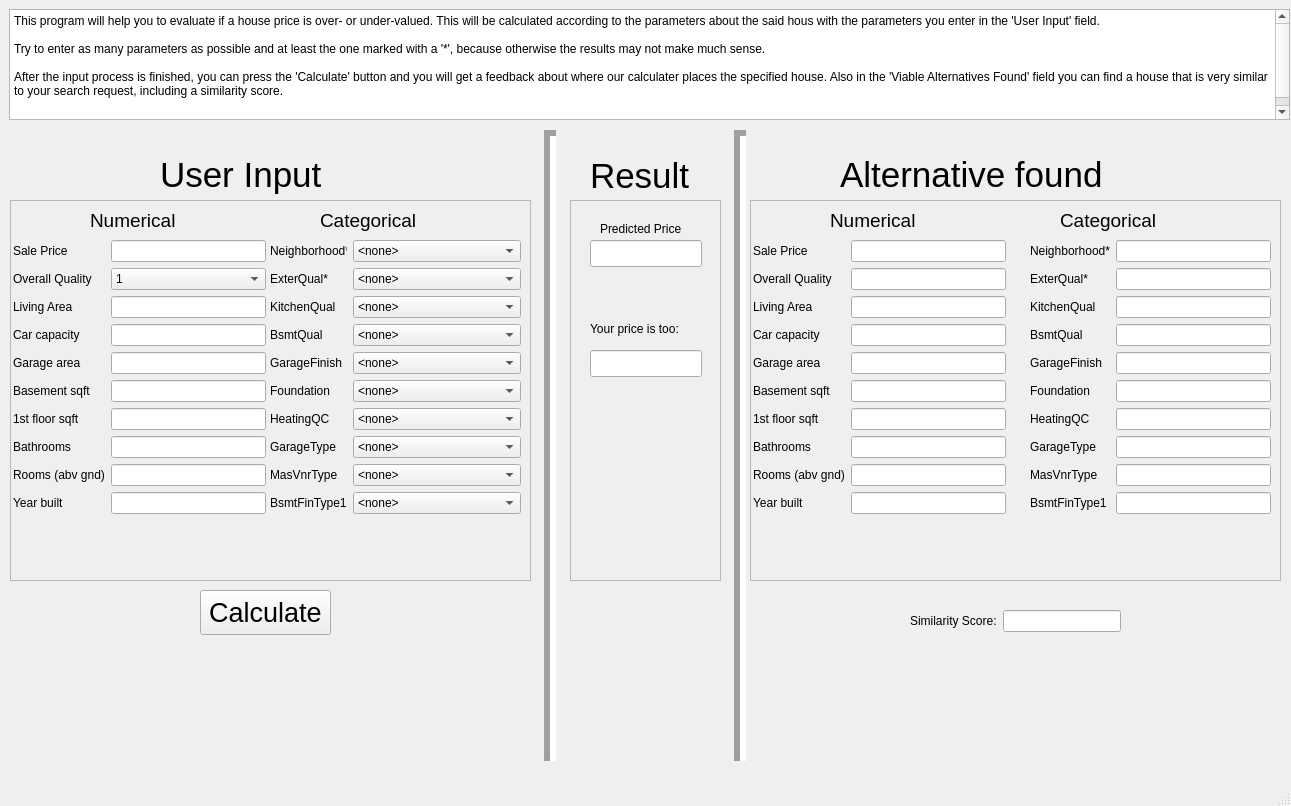
<?xml version="1.0" encoding="UTF-8"?>
<ui version="4.0">
 <class>MainWindow</class>
 <widget class="QMainWindow" name="MainWindow">
  <property name="geometry">
   <rect>
    <x>0</x>
    <y>0</y>
    <width>1291</width>
    <height>806</height>
   </rect>
  </property>
  <property name="minimumSize">
   <size>
    <width>0</width>
    <height>65</height>
   </size>
  </property>
  <property name="windowTitle">
   <string>MainWindow</string>
  </property>
  <widget class="QWidget" name="centralwidget">
   <widget class="QPushButton" name="calculate_button">
    <property name="geometry">
     <rect>
      <x>200</x>
      <y>590</y>
      <width>131</width>
      <height>45</height>
     </rect>
    </property>
    <property name="font">
     <font>
      <pointsize>20</pointsize>
     </font>
    </property>
    <property name="text">
     <string>Calculate</string>
    </property>
   </widget>
   <widget class="QTextBrowser" name="textBrowser">
    <property name="geometry">
     <rect>
      <x>9</x>
      <y>9</y>
      <width>1281</width>
      <height>111</height>
     </rect>
    </property>
    <property name="html">
     <string>&lt;!DOCTYPE HTML PUBLIC &quot;-//W3C//DTD HTML 4.0//EN&quot; &quot;http://www.w3.org/TR/REC-html40/strict.dtd&quot;&gt;
&lt;html&gt;&lt;head&gt;&lt;meta name=&quot;qrichtext&quot; content=&quot;1&quot; /&gt;&lt;style type=&quot;text/css&quot;&gt;
p, li { white-space: pre-wrap; }
&lt;/style&gt;&lt;/head&gt;&lt;body style=&quot; font-family:'Noto Sans'; font-size:9pt; font-weight:400; font-style:normal;&quot;&gt;
&lt;p style=&quot; margin-top:0px; margin-bottom:0px; margin-left:0px; margin-right:0px; -qt-block-indent:0; text-indent:0px;&quot;&gt;This program will help you to evaluate if a house price is over- or under-valued. This will be calculated according to the parameters about the said hous with the parameters you enter in the 'User Input' field.&lt;/p&gt;
&lt;p style=&quot;-qt-paragraph-type:empty; margin-top:0px; margin-bottom:0px; margin-left:0px; margin-right:0px; -qt-block-indent:0; text-indent:0px;&quot;&gt;&lt;br /&gt;&lt;/p&gt;
&lt;p style=&quot; margin-top:0px; margin-bottom:0px; margin-left:0px; margin-right:0px; -qt-block-indent:0; text-indent:0px;&quot;&gt;Try to enter as many parameters as possible and at least the one marked with a '*', because otherwise the results may not make much sense.&lt;/p&gt;
&lt;p style=&quot;-qt-paragraph-type:empty; margin-top:0px; margin-bottom:0px; margin-left:0px; margin-right:0px; -qt-block-indent:0; text-indent:0px;&quot;&gt;&lt;br /&gt;&lt;/p&gt;
&lt;p style=&quot; margin-top:0px; margin-bottom:0px; margin-left:0px; margin-right:0px; -qt-block-indent:0; text-indent:0px;&quot;&gt;After the input process is finished, you can press the 'Calculate' button and you will get a feedback about where our calculater places the specified house. Also in the 'Viable Alternatives Found' field you can find a house that is very similar to your search request, including a similarity score.&lt;/p&gt;
&lt;p style=&quot;-qt-paragraph-type:empty; margin-top:0px; margin-bottom:0px; margin-left:0px; margin-right:0px; -qt-block-indent:0; text-indent:0px;&quot;&gt;&lt;br /&gt;&lt;/p&gt;
&lt;p style=&quot;-qt-paragraph-type:empty; margin-top:0px; margin-bottom:0px; margin-left:0px; margin-right:0px; -qt-block-indent:0; text-indent:0px;&quot;&gt;&lt;br /&gt;&lt;/p&gt;&lt;/body&gt;&lt;/html&gt;</string>
    </property>
   </widget>
   <widget class="QLabel" name="label">
    <property name="geometry">
     <rect>
      <x>160</x>
      <y>150</y>
      <width>174</width>
      <height>49</height>
     </rect>
    </property>
    <property name="font">
     <font>
      <pointsize>26</pointsize>
     </font>
    </property>
    <property name="text">
     <string>User Input</string>
    </property>
   </widget>
   <widget class="QLabel" name="label_2">
    <property name="geometry">
     <rect>
      <x>840</x>
      <y>150</y>
      <width>311</width>
      <height>49</height>
     </rect>
    </property>
    <property name="font">
     <font>
      <pointsize>26</pointsize>
     </font>
    </property>
    <property name="text">
     <string>Alternative found</string>
    </property>
   </widget>
   <widget class="QFrame" name="frame">
    <property name="geometry">
     <rect>
      <x>10</x>
      <y>200</y>
      <width>521</width>
      <height>381</height>
     </rect>
    </property>
    <property name="frameShape">
     <enum>QFrame::StyledPanel</enum>
    </property>
    <property name="frameShadow">
     <enum>QFrame::Raised</enum>
    </property>
    <widget class="QLabel" name="label_7">
     <property name="geometry">
      <rect>
       <x>80</x>
       <y>10</y>
       <width>91</width>
       <height>21</height>
      </rect>
     </property>
     <property name="font">
      <font>
       <pointsize>14</pointsize>
      </font>
     </property>
     <property name="text">
      <string>Numerical</string>
     </property>
    </widget>
    <widget class="QLabel" name="label_10">
     <property name="geometry">
      <rect>
       <x>310</x>
       <y>10</y>
       <width>101</width>
       <height>21</height>
      </rect>
     </property>
     <property name="font">
      <font>
       <pointsize>14</pointsize>
      </font>
     </property>
     <property name="text">
      <string>Categorical</string>
     </property>
    </widget>
    <widget class="QWidget" name="layoutWidget">
     <property name="geometry">
      <rect>
       <x>260</x>
       <y>40</y>
       <width>251</width>
       <height>331</height>
      </rect>
     </property>
     <layout class="QFormLayout" name="formLayout">
      <property name="fieldGrowthPolicy">
       <enum>QFormLayout::AllNonFixedFieldsGrow</enum>
      </property>
      <item row="0" column="0">
       <widget class="QLabel" name="label_6">
        <property name="text">
         <string>Neighborhood*</string>
        </property>
       </widget>
      </item>
      <item row="0" column="1">
       <widget class="QComboBox" name="Neighborhood">
        <item>
         <property name="text">
          <string>&lt;none&gt;</string>
         </property>
        </item>
        <item>
         <property name="text">
          <string>Bloomington Heights</string>
         </property>
        </item>
        <item>
         <property name="text">
          <string>Bluestern</string>
         </property>
        </item>
        <item>
         <property name="text">
          <string>Briardale</string>
         </property>
        </item>
        <item>
         <property name="text">
          <string>Brookside</string>
         </property>
        </item>
        <item>
         <property name="text">
          <string>Clear Creek</string>
         </property>
        </item>
        <item>
         <property name="text">
          <string>College Creek</string>
         </property>
        </item>
        <item>
         <property name="text">
          <string>Crawford</string>
         </property>
        </item>
        <item>
         <property name="text">
          <string>Edwards</string>
         </property>
        </item>
        <item>
         <property name="text">
          <string>Gilbert</string>
         </property>
        </item>
        <item>
         <property name="text">
          <string>Iowa Dot and Rail Road</string>
         </property>
        </item>
        <item>
         <property name="text">
          <string>Meadow Village</string>
         </property>
        </item>
        <item>
         <property name="text">
          <string>Bitchel</string>
         </property>
        </item>
        <item>
         <property name="text">
          <string>North Ames</string>
         </property>
        </item>
        <item>
         <property name="text">
          <string>Northridge</string>
         </property>
        </item>
        <item>
         <property name="text">
          <string>Northpark villa</string>
         </property>
        </item>
        <item>
         <property name="text">
          <string>Northridge Heights</string>
         </property>
        </item>
        <item>
         <property name="text">
          <string>Norhtwest Ames</string>
         </property>
        </item>
        <item>
         <property name="text">
          <string>Old Town</string>
         </property>
        </item>
        <item>
         <property name="text">
          <string>South &amp; West of Iowa State University</string>
         </property>
        </item>
        <item>
         <property name="text">
          <string>Sawyer</string>
         </property>
        </item>
        <item>
         <property name="text">
          <string>Sawyer West</string>
         </property>
        </item>
        <item>
         <property name="text">
          <string>Stone Brook</string>
         </property>
        </item>
        <item>
         <property name="text">
          <string>Timberland</string>
         </property>
        </item>
        <item>
         <property name="text">
          <string>Veenker</string>
         </property>
        </item>
       </widget>
      </item>
      <item row="1" column="0">
       <widget class="QLabel" name="label_9">
        <property name="text">
         <string>ExterQual*</string>
        </property>
       </widget>
      </item>
      <item row="2" column="0">
       <widget class="QLabel" name="label_8">
        <property name="text">
         <string>KitchenQual</string>
        </property>
       </widget>
      </item>
      <item row="2" column="1">
       <widget class="QComboBox" name="KitchenQual">
        <item>
         <property name="text">
          <string>&lt;none&gt;</string>
         </property>
        </item>
        <item>
         <property name="text">
          <string>Excellent</string>
         </property>
        </item>
        <item>
         <property name="text">
          <string>Good</string>
         </property>
        </item>
        <item>
         <property name="text">
          <string>Average/Typical</string>
         </property>
        </item>
        <item>
         <property name="text">
          <string>Fair</string>
         </property>
        </item>
        <item>
         <property name="text">
          <string>Poor</string>
         </property>
        </item>
       </widget>
      </item>
      <item row="3" column="0">
       <widget class="QLabel" name="label_5">
        <property name="text">
         <string>BsmtQual</string>
        </property>
       </widget>
      </item>
      <item row="3" column="1">
       <widget class="QComboBox" name="BsmtQual">
        <item>
         <property name="text">
          <string>&lt;none&gt;</string>
         </property>
        </item>
        <item>
         <property name="text">
          <string>Excellent</string>
         </property>
        </item>
        <item>
         <property name="text">
          <string>Good</string>
         </property>
        </item>
        <item>
         <property name="text">
          <string>Average/Typical</string>
         </property>
        </item>
        <item>
         <property name="text">
          <string>Fair</string>
         </property>
        </item>
        <item>
         <property name="text">
          <string>Poor</string>
         </property>
        </item>
        <item>
         <property name="text">
          <string>No Basement</string>
         </property>
        </item>
       </widget>
      </item>
      <item row="4" column="0">
       <widget class="QLabel" name="label_11">
        <property name="text">
         <string>GarageFinish</string>
        </property>
       </widget>
      </item>
      <item row="4" column="1">
       <widget class="QComboBox" name="GarageFinish">
        <item>
         <property name="text">
          <string>&lt;none&gt;</string>
         </property>
        </item>
        <item>
         <property name="text">
          <string>Finished</string>
         </property>
        </item>
        <item>
         <property name="text">
          <string>Rough Finish</string>
         </property>
        </item>
        <item>
         <property name="text">
          <string>Unfinished</string>
         </property>
        </item>
        <item>
         <property name="text">
          <string>No Garage</string>
         </property>
        </item>
       </widget>
      </item>
      <item row="5" column="0">
       <widget class="QLabel" name="label_4">
        <property name="text">
         <string>Foundation</string>
        </property>
       </widget>
      </item>
      <item row="5" column="1">
       <widget class="QComboBox" name="Foundation">
        <item>
         <property name="text">
          <string>&lt;none&gt;</string>
         </property>
        </item>
        <item>
         <property name="text">
          <string>Brick/Tile</string>
         </property>
        </item>
        <item>
         <property name="text">
          <string>Cinder Block</string>
         </property>
        </item>
        <item>
         <property name="text">
          <string>Poured Concrete</string>
         </property>
        </item>
        <item>
         <property name="text">
          <string>Slab</string>
         </property>
        </item>
        <item>
         <property name="text">
          <string>Stone</string>
         </property>
        </item>
        <item>
         <property name="text">
          <string>Wood</string>
         </property>
        </item>
       </widget>
      </item>
      <item row="6" column="0">
       <widget class="QLabel" name="label_3">
        <property name="text">
         <string>HeatingQC</string>
        </property>
       </widget>
      </item>
      <item row="6" column="1">
       <widget class="QComboBox" name="HeatingQC">
        <item>
         <property name="text">
          <string>&lt;none&gt;</string>
         </property>
        </item>
        <item>
         <property name="text">
          <string>Excellent</string>
         </property>
        </item>
        <item>
         <property name="text">
          <string>Good</string>
         </property>
        </item>
        <item>
         <property name="text">
          <string>Average/Typical</string>
         </property>
        </item>
        <item>
         <property name="text">
          <string>Fair</string>
         </property>
        </item>
        <item>
         <property name="text">
          <string>Poor</string>
         </property>
        </item>
       </widget>
      </item>
      <item row="7" column="0">
       <widget class="QLabel" name="label_12">
        <property name="text">
         <string>GarageType</string>
        </property>
       </widget>
      </item>
      <item row="7" column="1">
       <widget class="QComboBox" name="GarageType">
        <item>
         <property name="text">
          <string>&lt;none&gt;</string>
         </property>
        </item>
        <item>
         <property name="text">
          <string>2type</string>
         </property>
        </item>
        <item>
         <property name="text">
          <string>Attached to home</string>
         </property>
        </item>
        <item>
         <property name="text">
          <string>Basement Garage</string>
         </property>
        </item>
        <item>
         <property name="text">
          <string>Built-in</string>
         </property>
        </item>
        <item>
         <property name="text">
          <string>Car Port</string>
         </property>
        </item>
        <item>
         <property name="text">
          <string>Detached</string>
         </property>
        </item>
        <item>
         <property name="text">
          <string>No Garage</string>
         </property>
        </item>
       </widget>
      </item>
      <item row="8" column="0">
       <widget class="QLabel" name="label_13">
        <property name="text">
         <string>MasVnrType</string>
        </property>
       </widget>
      </item>
      <item row="8" column="1">
       <widget class="QComboBox" name="MasVnrType">
        <item>
         <property name="text">
          <string>&lt;none&gt;</string>
         </property>
        </item>
        <item>
         <property name="text">
          <string>Brick Common</string>
         </property>
        </item>
        <item>
         <property name="text">
          <string>Brick Face</string>
         </property>
        </item>
        <item>
         <property name="text">
          <string>None</string>
         </property>
        </item>
        <item>
         <property name="text">
          <string>Stone</string>
         </property>
        </item>
       </widget>
      </item>
      <item row="9" column="0">
       <widget class="QLabel" name="label_14">
        <property name="text">
         <string>BsmtFinType1</string>
        </property>
       </widget>
      </item>
      <item row="9" column="1">
       <widget class="QComboBox" name="BsmtFinType1">
        <item>
         <property name="text">
          <string>&lt;none&gt;</string>
         </property>
        </item>
        <item>
         <property name="text">
          <string>Good Living Quarters</string>
         </property>
        </item>
        <item>
         <property name="text">
          <string>Average Living Quarters</string>
         </property>
        </item>
        <item>
         <property name="text">
          <string>Average Rec. Room</string>
         </property>
        </item>
        <item>
         <property name="text">
          <string>Low Quality</string>
         </property>
        </item>
        <item>
         <property name="text">
          <string>Unfinished</string>
         </property>
        </item>
        <item>
         <property name="text">
          <string>No basement</string>
         </property>
        </item>
       </widget>
      </item>
      <item row="1" column="1">
       <widget class="QComboBox" name="ExterQual">
        <item>
         <property name="text">
          <string>&lt;none&gt;</string>
         </property>
        </item>
        <item>
         <property name="text">
          <string>Excellent</string>
         </property>
        </item>
        <item>
         <property name="text">
          <string>Good</string>
         </property>
        </item>
        <item>
         <property name="text">
          <string>Average/Typical</string>
         </property>
        </item>
        <item>
         <property name="text">
          <string>Fair</string>
         </property>
        </item>
        <item>
         <property name="text">
          <string>Poor</string>
         </property>
        </item>
       </widget>
      </item>
     </layout>
    </widget>
    <widget class="QWidget" name="layoutWidget">
     <property name="geometry">
      <rect>
       <x>3</x>
       <y>40</y>
       <width>253</width>
       <height>349</height>
      </rect>
     </property>
     <layout class="QFormLayout" name="formLayout_2">
      <item row="0" column="0">
       <widget class="QLabel" name="label_15">
        <property name="text">
         <string>Sale Price</string>
        </property>
       </widget>
      </item>
      <item row="0" column="1">
       <widget class="QLineEdit" name="SalePrice">
        <property name="text">
         <string/>
        </property>
       </widget>
      </item>
      <item row="1" column="0">
       <widget class="QLabel" name="label_17">
        <property name="text">
         <string>Overall Quality</string>
        </property>
       </widget>
      </item>
      <item row="2" column="1">
       <widget class="QLineEdit" name="GrLivArea">
        <property name="text">
         <string/>
        </property>
       </widget>
      </item>
      <item row="3" column="1">
       <widget class="QLineEdit" name="GarageCars">
        <property name="text">
         <string/>
        </property>
       </widget>
      </item>
      <item row="5" column="1">
       <widget class="QLineEdit" name="TotalBsmtSF">
        <property name="text">
         <string/>
        </property>
       </widget>
      </item>
      <item row="4" column="1">
       <widget class="QLineEdit" name="GarageArea">
        <property name="text">
         <string/>
        </property>
       </widget>
      </item>
      <item row="2" column="0">
       <widget class="QLabel" name="label_19">
        <property name="text">
         <string>Living Area</string>
        </property>
       </widget>
      </item>
      <item row="3" column="0">
       <widget class="QLabel" name="label_20">
        <property name="text">
         <string>Car capacity</string>
        </property>
       </widget>
      </item>
      <item row="4" column="0">
       <widget class="QLabel" name="label_16">
        <property name="text">
         <string>Garage area</string>
        </property>
       </widget>
      </item>
      <item row="5" column="0">
       <widget class="QLabel" name="label_18">
        <property name="text">
         <string>Basement sqft</string>
        </property>
       </widget>
      </item>
      <item row="6" column="1">
       <widget class="QLineEdit" name="stFlrSF">
        <property name="text">
         <string/>
        </property>
       </widget>
      </item>
      <item row="8" column="1">
       <widget class="QLineEdit" name="TotRmsAbvGrd">
        <property name="text">
         <string/>
        </property>
       </widget>
      </item>
      <item row="7" column="1">
       <widget class="QLineEdit" name="FullBath">
        <property name="text">
         <string/>
        </property>
       </widget>
      </item>
      <item row="6" column="0">
       <widget class="QLabel" name="label_22">
        <property name="text">
         <string>1st floor sqft</string>
        </property>
       </widget>
      </item>
      <item row="7" column="0">
       <widget class="QLabel" name="label_23">
        <property name="text">
         <string>Bathrooms</string>
        </property>
       </widget>
      </item>
      <item row="8" column="0">
       <widget class="QLabel" name="label_24">
        <property name="text">
         <string>Rooms (abv gnd)</string>
        </property>
       </widget>
      </item>
      <item row="9" column="1">
       <widget class="QLineEdit" name="YearBuilt">
        <property name="text">
         <string/>
        </property>
       </widget>
      </item>
      <item row="9" column="0">
       <widget class="QLabel" name="label_21">
        <property name="text">
         <string>Year built</string>
        </property>
       </widget>
      </item>
      <item row="1" column="1">
       <widget class="QComboBox" name="OverallQual">
        <item>
         <property name="text">
          <string>1</string>
         </property>
        </item>
        <item>
         <property name="text">
          <string>2</string>
         </property>
        </item>
        <item>
         <property name="text">
          <string>3</string>
         </property>
        </item>
        <item>
         <property name="text">
          <string>4</string>
         </property>
        </item>
        <item>
         <property name="text">
          <string>5</string>
         </property>
        </item>
        <item>
         <property name="text">
          <string>6</string>
         </property>
        </item>
        <item>
         <property name="text">
          <string>7</string>
         </property>
        </item>
        <item>
         <property name="text">
          <string>8</string>
         </property>
        </item>
        <item>
         <property name="text">
          <string>9</string>
         </property>
        </item>
        <item>
         <property name="text">
          <string>10</string>
         </property>
        </item>
       </widget>
      </item>
     </layout>
    </widget>
   </widget>
   <widget class="QFrame" name="frame_3">
    <property name="geometry">
     <rect>
      <x>570</x>
      <y>200</y>
      <width>151</width>
      <height>381</height>
     </rect>
    </property>
    <property name="frameShape">
     <enum>QFrame::StyledPanel</enum>
    </property>
    <property name="frameShadow">
     <enum>QFrame::Raised</enum>
    </property>
    <widget class="QLineEdit" name="evaluation">
     <property name="geometry">
      <rect>
       <x>20</x>
       <y>150</y>
       <width>112</width>
       <height>27</height>
      </rect>
     </property>
    </widget>
    <widget class="QLineEdit" name="pred_price">
     <property name="geometry">
      <rect>
       <x>20</x>
       <y>40</y>
       <width>112</width>
       <height>27</height>
      </rect>
     </property>
    </widget>
    <widget class="QLabel" name="label_25">
     <property name="geometry">
      <rect>
       <x>30</x>
       <y>20</y>
       <width>85</width>
       <height>17</height>
      </rect>
     </property>
     <property name="text">
      <string>Predicted Price</string>
     </property>
    </widget>
    <widget class="QLabel" name="label_26">
     <property name="geometry">
      <rect>
       <x>20</x>
       <y>120</y>
       <width>101</width>
       <height>17</height>
      </rect>
     </property>
     <property name="text">
      <string>Your price is too:</string>
     </property>
    </widget>
   </widget>
   <widget class="Line" name="line">
    <property name="geometry">
     <rect>
      <x>540</x>
      <y>130</y>
      <width>20</width>
      <height>631</height>
     </rect>
    </property>
    <property name="baseSize">
     <size>
      <width>7</width>
      <height>0</height>
     </size>
    </property>
    <property name="font">
     <font>
      <pointsize>16</pointsize>
     </font>
    </property>
    <property name="lineWidth">
     <number>6</number>
    </property>
    <property name="orientation">
     <enum>Qt::Vertical</enum>
    </property>
   </widget>
   <widget class="QLabel" name="label_27">
    <property name="geometry">
     <rect>
      <x>590</x>
      <y>160</y>
      <width>111</width>
      <height>31</height>
     </rect>
    </property>
    <property name="font">
     <font>
      <pointsize>26</pointsize>
     </font>
    </property>
    <property name="text">
     <string>Result</string>
    </property>
   </widget>
   <widget class="Line" name="line_2">
    <property name="geometry">
     <rect>
      <x>730</x>
      <y>130</y>
      <width>20</width>
      <height>631</height>
     </rect>
    </property>
    <property name="baseSize">
     <size>
      <width>7</width>
      <height>0</height>
     </size>
    </property>
    <property name="font">
     <font>
      <pointsize>16</pointsize>
     </font>
    </property>
    <property name="lineWidth">
     <number>6</number>
    </property>
    <property name="orientation">
     <enum>Qt::Vertical</enum>
    </property>
   </widget>
   <widget class="QFrame" name="frame_4">
    <property name="geometry">
     <rect>
      <x>750</x>
      <y>200</y>
      <width>531</width>
      <height>381</height>
     </rect>
    </property>
    <property name="frameShape">
     <enum>QFrame::StyledPanel</enum>
    </property>
    <property name="frameShadow">
     <enum>QFrame::Raised</enum>
    </property>
    <widget class="QLabel" name="label_28">
     <property name="geometry">
      <rect>
       <x>80</x>
       <y>10</y>
       <width>91</width>
       <height>21</height>
      </rect>
     </property>
     <property name="font">
      <font>
       <pointsize>14</pointsize>
      </font>
     </property>
     <property name="text">
      <string>Numerical</string>
     </property>
    </widget>
    <widget class="QLabel" name="label_29">
     <property name="geometry">
      <rect>
       <x>310</x>
       <y>10</y>
       <width>101</width>
       <height>21</height>
      </rect>
     </property>
     <property name="font">
      <font>
       <pointsize>14</pointsize>
      </font>
     </property>
     <property name="text">
      <string>Categorical</string>
     </property>
    </widget>
    <widget class="QWidget" name="layoutWidget_2">
     <property name="geometry">
      <rect>
       <x>280</x>
       <y>40</y>
       <width>241</width>
       <height>331</height>
      </rect>
     </property>
     <layout class="QFormLayout" name="formLayout_3">
      <property name="fieldGrowthPolicy">
       <enum>QFormLayout::AllNonFixedFieldsGrow</enum>
      </property>
      <item row="0" column="0">
       <widget class="QLabel" name="label_30">
        <property name="text">
         <string>Neighborhood*</string>
        </property>
       </widget>
      </item>
      <item row="1" column="0">
       <widget class="QLabel" name="label_31">
        <property name="text">
         <string>ExterQual*</string>
        </property>
       </widget>
      </item>
      <item row="2" column="0">
       <widget class="QLabel" name="label_32">
        <property name="text">
         <string>KitchenQual</string>
        </property>
       </widget>
      </item>
      <item row="3" column="0">
       <widget class="QLabel" name="label_33">
        <property name="text">
         <string>BsmtQual</string>
        </property>
       </widget>
      </item>
      <item row="4" column="0">
       <widget class="QLabel" name="label_34">
        <property name="text">
         <string>GarageFinish</string>
        </property>
       </widget>
      </item>
      <item row="5" column="0">
       <widget class="QLabel" name="label_35">
        <property name="text">
         <string>Foundation</string>
        </property>
       </widget>
      </item>
      <item row="6" column="0">
       <widget class="QLabel" name="label_36">
        <property name="text">
         <string>HeatingQC</string>
        </property>
       </widget>
      </item>
      <item row="7" column="0">
       <widget class="QLabel" name="label_37">
        <property name="text">
         <string>GarageType</string>
        </property>
       </widget>
      </item>
      <item row="8" column="0">
       <widget class="QLabel" name="label_38">
        <property name="text">
         <string>MasVnrType</string>
        </property>
       </widget>
      </item>
      <item row="9" column="0">
       <widget class="QLabel" name="label_39">
        <property name="text">
         <string>BsmtFinType1</string>
        </property>
       </widget>
      </item>
      <item row="0" column="1">
       <widget class="QLineEdit" name="Neighborhood_2">
        <property name="text">
         <string/>
        </property>
       </widget>
      </item>
      <item row="1" column="1">
       <widget class="QLineEdit" name="ExterQual_2">
        <property name="text">
         <string/>
        </property>
       </widget>
      </item>
      <item row="2" column="1">
       <widget class="QLineEdit" name="KitchenQual_2">
        <property name="text">
         <string/>
        </property>
       </widget>
      </item>
      <item row="3" column="1">
       <widget class="QLineEdit" name="BsmtQual_2">
        <property name="text">
         <string/>
        </property>
       </widget>
      </item>
      <item row="4" column="1">
       <widget class="QLineEdit" name="GarageFinish_2">
        <property name="text">
         <string/>
        </property>
       </widget>
      </item>
      <item row="5" column="1">
       <widget class="QLineEdit" name="Foundation_2">
        <property name="text">
         <string/>
        </property>
       </widget>
      </item>
      <item row="6" column="1">
       <widget class="QLineEdit" name="HeatingQC_2">
        <property name="text">
         <string/>
        </property>
       </widget>
      </item>
      <item row="7" column="1">
       <widget class="QLineEdit" name="GarageType_2">
        <property name="text">
         <string/>
        </property>
       </widget>
      </item>
      <item row="8" column="1">
       <widget class="QLineEdit" name="MasVnrType_2">
        <property name="text">
         <string/>
        </property>
       </widget>
      </item>
      <item row="9" column="1">
       <widget class="QLineEdit" name="BsmtFinType1_2">
        <property name="text">
         <string/>
        </property>
       </widget>
      </item>
     </layout>
    </widget>
    <widget class="QWidget" name="layoutWidget_3">
     <property name="geometry">
      <rect>
       <x>3</x>
       <y>40</y>
       <width>253</width>
       <height>349</height>
      </rect>
     </property>
     <layout class="QFormLayout" name="formLayout_4">
      <item row="0" column="0">
       <widget class="QLabel" name="label_40">
        <property name="text">
         <string>Sale Price</string>
        </property>
       </widget>
      </item>
      <item row="0" column="1">
       <widget class="QLineEdit" name="SalePrice_2">
        <property name="text">
         <string/>
        </property>
       </widget>
      </item>
      <item row="1" column="0">
       <widget class="QLabel" name="label_41">
        <property name="text">
         <string>Overall Quality</string>
        </property>
       </widget>
      </item>
      <item row="2" column="1">
       <widget class="QLineEdit" name="GrLivArea_2">
        <property name="text">
         <string/>
        </property>
       </widget>
      </item>
      <item row="3" column="1">
       <widget class="QLineEdit" name="GarageCars_2">
        <property name="text">
         <string/>
        </property>
       </widget>
      </item>
      <item row="5" column="1">
       <widget class="QLineEdit" name="TotalBsmtSF_2">
        <property name="text">
         <string/>
        </property>
       </widget>
      </item>
      <item row="4" column="1">
       <widget class="QLineEdit" name="GarageArea_2">
        <property name="text">
         <string/>
        </property>
       </widget>
      </item>
      <item row="2" column="0">
       <widget class="QLabel" name="label_42">
        <property name="text">
         <string>Living Area</string>
        </property>
       </widget>
      </item>
      <item row="3" column="0">
       <widget class="QLabel" name="label_43">
        <property name="text">
         <string>Car capacity</string>
        </property>
       </widget>
      </item>
      <item row="4" column="0">
       <widget class="QLabel" name="label_44">
        <property name="text">
         <string>Garage area</string>
        </property>
       </widget>
      </item>
      <item row="5" column="0">
       <widget class="QLabel" name="label_45">
        <property name="text">
         <string>Basement sqft</string>
        </property>
       </widget>
      </item>
      <item row="6" column="1">
       <widget class="QLineEdit" name="stFlrSF_2">
        <property name="text">
         <string/>
        </property>
       </widget>
      </item>
      <item row="8" column="1">
       <widget class="QLineEdit" name="TotRmsAbvGrd_2">
        <property name="text">
         <string/>
        </property>
       </widget>
      </item>
      <item row="7" column="1">
       <widget class="QLineEdit" name="FullBath_2">
        <property name="text">
         <string/>
        </property>
       </widget>
      </item>
      <item row="6" column="0">
       <widget class="QLabel" name="label_46">
        <property name="text">
         <string>1st floor sqft</string>
        </property>
       </widget>
      </item>
      <item row="7" column="0">
       <widget class="QLabel" name="label_47">
        <property name="text">
         <string>Bathrooms</string>
        </property>
       </widget>
      </item>
      <item row="8" column="0">
       <widget class="QLabel" name="label_48">
        <property name="text">
         <string>Rooms (abv gnd)</string>
        </property>
       </widget>
      </item>
      <item row="9" column="1">
       <widget class="QLineEdit" name="YearBuilt_2">
        <property name="text">
         <string/>
        </property>
       </widget>
      </item>
      <item row="9" column="0">
       <widget class="QLabel" name="label_49">
        <property name="text">
         <string>Year built</string>
        </property>
       </widget>
      </item>
      <item row="1" column="1">
       <widget class="QLineEdit" name="OverallQual_2">
        <property name="text">
         <string/>
        </property>
       </widget>
      </item>
     </layout>
    </widget>
   </widget>
   <widget class="QWidget" name="">
    <property name="geometry">
     <rect>
      <x>910</x>
      <y>610</y>
      <width>211</width>
      <height>29</height>
     </rect>
    </property>
    <layout class="QFormLayout" name="formLayout_5">
     <item row="0" column="0">
      <widget class="QLabel" name="label_50">
       <property name="text">
        <string>Similarity Score:</string>
       </property>
      </widget>
     </item>
     <item row="0" column="1">
      <widget class="QLineEdit" name="Score_2">
       <property name="text">
        <string/>
       </property>
      </widget>
     </item>
    </layout>
   </widget>
  </widget>
  <widget class="QStatusBar" name="statusbar"/>
 </widget>
 <tabstops>
  <tabstop>SalePrice</tabstop>
  <tabstop>OverallQual</tabstop>
  <tabstop>GrLivArea</tabstop>
  <tabstop>GarageCars</tabstop>
  <tabstop>GarageArea</tabstop>
  <tabstop>TotalBsmtSF</tabstop>
  <tabstop>stFlrSF</tabstop>
  <tabstop>FullBath</tabstop>
  <tabstop>TotRmsAbvGrd</tabstop>
  <tabstop>YearBuilt</tabstop>
  <tabstop>Neighborhood</tabstop>
  <tabstop>ExterQual</tabstop>
  <tabstop>KitchenQual</tabstop>
  <tabstop>BsmtQual</tabstop>
  <tabstop>GarageFinish</tabstop>
  <tabstop>Foundation</tabstop>
  <tabstop>HeatingQC</tabstop>
  <tabstop>GarageType</tabstop>
  <tabstop>MasVnrType</tabstop>
  <tabstop>BsmtFinType1</tabstop>
  <tabstop>calculate_button</tabstop>
  <tabstop>textBrowser</tabstop>
 </tabstops>
 <resources/>
 <connections/>
</ui>
